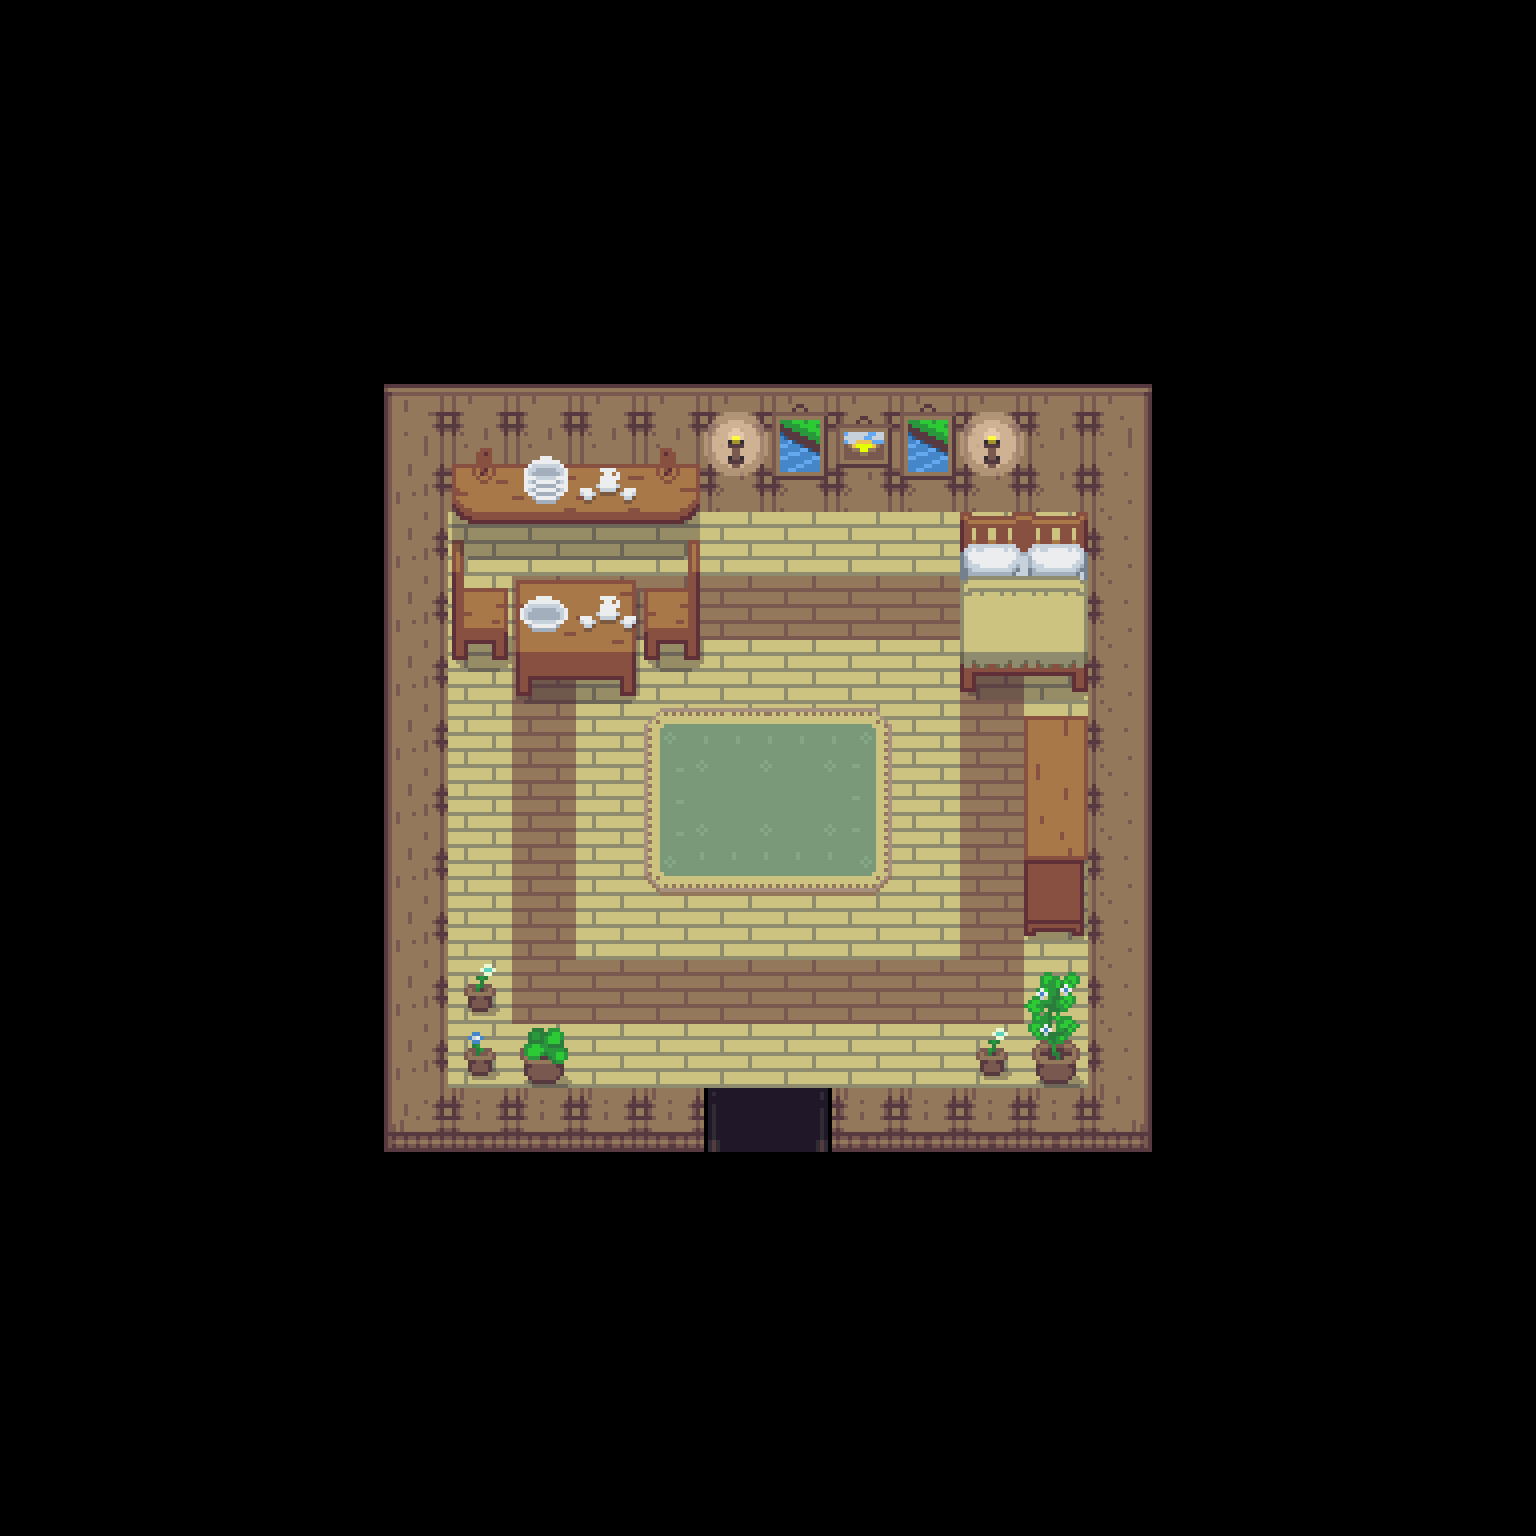

The image is a tile-based game level rendered from a .tmx file. Its description and complete source (layers, tilesets, objects, tile grids) follow:
An orthogonal 24x24 tile map with 64x64 px tiles, 3 tile layers (Tile Layer 1, Tile Layer 2, Tile Layer 3) and 19 objects (17x barrier, checkpoint, shifth).

<map version="1.2" tiledversion="1.3.5" orientation="orthogonal" renderorder="right-down" width="24" height="24" tilewidth="64" tileheight="64" infinite="0" nextlayerid="5" nextobjectid="39">
 <tileset firstgid="1" name="house" tilewidth="64" tileheight="64" tilecount="1000" columns="40">
  <image source="housex4.png" width="2560" height="1600" />
 </tileset>
 <layer id="1" name="Tile Layer 1" width="24" height="24">
  <data encoding="csv">
0,0,0,0,0,0,0,0,0,0,0,0,0,0,0,0,0,0,0,0,0,0,0,0,
0,0,0,0,0,0,0,0,0,0,0,0,0,0,0,0,0,0,0,0,0,0,0,0,
0,0,0,0,0,0,0,0,0,0,0,0,0,0,0,0,0,0,0,0,0,0,0,0,
0,0,0,0,0,0,0,0,0,0,0,0,0,0,0,0,0,0,0,0,0,0,0,0,
0,0,0,0,0,0,0,0,0,0,0,0,0,0,0,0,0,0,0,0,0,0,0,0,
0,0,0,0,0,0,0,0,0,0,0,0,0,0,0,0,0,0,0,0,0,0,0,0,
0,0,0,0,0,0,122,123,123,123,123,123,123,123,123,123,123,124,0,0,0,0,0,0,
0,0,0,0,0,0,162,163,163,163,163,163,163,163,163,163,163,164,0,0,0,0,0,0,
0,0,0,0,0,0,162,81,81,81,81,81,81,81,81,81,81,164,0,0,0,0,0,0,
0,0,0,0,0,0,162,81,41,41,41,41,41,41,41,41,81,164,0,0,0,0,0,0,
0,0,0,0,0,0,162,81,41,81,81,81,81,81,81,41,81,164,0,0,0,0,0,0,
0,0,0,0,0,0,162,81,41,81,81,81,81,81,81,41,81,164,0,0,0,0,0,0,
0,0,0,0,0,0,162,81,41,81,81,81,81,81,81,41,81,164,0,0,0,0,0,0,
0,0,0,0,0,0,162,81,41,81,81,81,81,81,81,41,81,164,0,0,0,0,0,0,
0,0,0,0,0,0,162,81,41,81,81,81,81,81,81,41,81,164,0,0,0,0,0,0,
0,0,0,0,0,0,162,81,41,41,41,41,41,41,41,41,81,164,0,0,0,0,0,0,
0,0,0,0,0,0,162,81,81,81,81,81,81,81,81,81,81,164,0,0,0,0,0,0,
0,0,0,0,0,0,202,203,203,203,203,603,604,203,203,203,203,204,0,0,0,0,0,0,
0,0,0,0,0,0,0,0,0,0,0,0,0,0,0,0,0,0,0,0,0,0,0,0,
0,0,0,0,0,0,0,0,0,0,0,0,0,0,0,0,0,0,0,0,0,0,0,0,
0,0,0,0,0,0,0,0,0,0,0,0,0,0,0,0,0,0,0,0,0,0,0,0,
0,0,0,0,0,0,0,0,0,0,0,0,0,0,0,0,0,0,0,0,0,0,0,0,
0,0,0,0,0,0,0,0,0,0,0,0,0,0,0,0,0,0,0,0,0,0,0,0,
0,0,0,0,0,0,0,0,0,0,0,0,0,0,0,0,0,0,0,0,0,0,0,0
</data>
 </layer>
 <layer id="2" name="Tile Layer 2" width="24" height="24">
  <data encoding="csv">
0,0,0,0,0,0,0,0,0,0,0,0,0,0,0,0,0,0,0,0,0,0,0,0,
0,0,0,0,0,0,0,0,0,0,0,0,0,0,0,0,0,0,0,0,0,0,0,0,
0,0,0,0,0,0,0,0,0,0,0,0,0,0,0,0,0,0,0,0,0,0,0,0,
0,0,0,0,0,0,0,0,0,0,0,0,0,0,0,0,0,0,0,0,0,0,0,0,
0,0,0,0,0,0,0,0,0,0,0,0,0,0,0,0,0,0,0,0,0,0,0,0,
0,0,0,0,0,0,0,0,0,0,0,0,0,0,0,0,0,0,0,0,0,0,0,0,
0,0,0,0,0,0,0,0,0,0,0,605,172,10,172,605,0,0,0,0,0,0,0,0,
0,0,0,0,0,0,0,295,296,296,297,645,212,50,212,645,0,0,0,0,0,0,0,0,
0,0,0,0,0,0,0,177,336,336,337,0,0,0,0,58,59,0,0,0,0,0,0,0,
0,0,0,0,0,0,0,217,51,53,219,0,0,0,0,98,99,0,0,0,0,0,0,0,
0,0,0,0,0,0,0,257,131,133,259,0,0,0,0,138,139,0,0,0,0,0,0,0,
0,0,0,0,0,0,0,0,0,0,281,282,282,283,0,0,487,0,0,0,0,0,0,0,
0,0,0,0,0,0,0,0,0,0,321,322,322,323,0,0,527,0,0,0,0,0,0,0,
0,0,0,0,0,0,0,0,0,0,361,362,362,363,0,0,567,0,0,0,0,0,0,0,
0,0,0,0,0,0,0,0,0,0,0,0,0,0,0,0,607,0,0,0,0,0,0,0,
0,0,0,0,0,0,0,412,0,0,0,0,0,0,0,0,0,0,0,0,0,0,0,0,
0,0,0,0,0,0,0,0,452,0,0,0,0,0,0,0,0,0,0,0,0,0,0,0,
0,0,0,0,0,0,0,0,0,0,0,0,0,0,0,0,0,0,0,0,0,0,0,0,
0,0,0,0,0,0,0,0,0,0,0,0,0,0,0,0,0,0,0,0,0,0,0,0,
0,0,0,0,0,0,0,0,0,0,0,0,0,0,0,0,0,0,0,0,0,0,0,0,
0,0,0,0,0,0,0,0,0,0,0,0,0,0,0,0,0,0,0,0,0,0,0,0,
0,0,0,0,0,0,0,0,0,0,0,0,0,0,0,0,0,0,0,0,0,0,0,0,
0,0,0,0,0,0,0,0,0,0,0,0,0,0,0,0,0,0,0,0,0,0,0,0,
0,0,0,0,0,0,0,0,0,0,0,0,0,0,0,0,0,0,0,0,0,0,0,0
</data>
 </layer>
 <layer id="3" name="Tile Layer 3" width="24" height="24">
  <data encoding="csv">
0,0,0,0,0,0,0,0,0,0,0,0,0,0,0,0,0,0,0,0,0,0,0,0,
0,0,0,0,0,0,0,0,0,0,0,0,0,0,0,0,0,0,0,0,0,0,0,0,
0,0,0,0,0,0,0,0,0,0,0,0,0,0,0,0,0,0,0,0,0,0,0,0,
0,0,0,0,0,0,0,0,0,0,0,0,0,0,0,0,0,0,0,0,0,0,0,0,
0,0,0,0,0,0,0,0,0,0,0,0,0,0,0,0,0,0,0,0,0,0,0,0,
0,0,0,0,0,0,0,0,0,0,0,0,0,0,0,0,0,0,0,0,0,0,0,0,
0,0,0,0,0,0,0,0,0,0,0,0,0,0,0,0,0,0,0,0,0,0,0,0,
0,0,0,0,0,0,0,0,329,330,0,0,0,0,0,0,0,0,0,0,0,0,0,0,
0,0,0,0,0,0,0,335,0,0,179,0,0,0,0,0,0,0,0,0,0,0,0,0,
0,0,0,0,0,0,0,0,252,330,0,0,0,0,0,0,0,0,0,0,0,0,0,0,
0,0,0,0,0,0,0,0,0,0,0,0,0,0,0,0,0,0,0,0,0,0,0,0,
0,0,0,0,0,0,0,0,0,0,0,0,0,0,0,0,0,0,0,0,0,0,0,0,
0,0,0,0,0,0,0,0,0,0,0,0,0,0,0,0,0,0,0,0,0,0,0,0,
0,0,0,0,0,455,0,0,0,0,0,0,0,0,0,0,0,0,0,0,0,0,0,0,
0,0,0,0,0,0,0,0,0,0,0,0,0,0,0,0,0,0,0,0,0,0,0,0,
0,0,0,0,0,0,0,0,0,0,0,0,0,0,0,0,489,0,0,0,0,0,0,0,
0,0,0,0,0,0,0,490,0,0,0,0,0,0,0,412,529,0,0,0,0,0,0,0,
0,0,0,0,0,0,0,0,0,0,0,0,0,0,0,0,0,0,0,0,0,0,0,0,
0,0,0,0,0,0,0,0,0,0,0,0,0,0,0,0,0,0,0,0,0,0,0,0,
0,0,0,0,0,0,0,0,0,0,0,0,0,0,0,0,0,0,0,0,0,0,0,0,
0,0,0,0,0,0,0,0,0,0,0,0,0,0,0,0,0,0,0,0,0,0,0,0,
0,0,0,0,0,0,0,0,0,0,0,0,0,0,0,0,0,0,0,0,0,0,0,0,
0,0,0,0,0,0,0,0,0,0,0,0,0,0,0,0,0,0,0,0,0,0,0,0,
0,0,0,0,0,0,0,0,0,0,0,0,0,0,0,0,0,0,0,0,0,0,0,0
</data>
 </layer>
 <objectgroup id="4" name="Object Layer 1">
  <object id="20" name="barrier" x="384" y="384" width="64" height="768" />
  <object id="21" name="barrier" x="1088" y="384" width="64" height="768" />
  <object id="22" name="barrier" x="832" y="1088" width="256" height="64" />
  <object id="23" name="barrier" x="448" y="1088" width="256" height="64" />
  <object id="24" name="barrier" x="448" y="1040" width="121" height="48" />
  <object id="25" name="barrier" x="464" y="960" width="35" height="53" />
  <object id="26" name="barrier" x="1024" y="976" width="64" height="112" />
  <object id="27" name="barrier" x="1024" y="720" width="64" height="208" />
  <object id="28" name="barrier" x="977" y="1047" width="32" height="32" />
  <object id="29" name="barrier" x="960" y="512" width="128" height="176" />
  <object id="30" name="barrier" x="512" y="576" width="128" height="112" />
  <object id="31" name="barrier" x="640" y="544" width="64" height="112" />
  <object id="32" name="barrier" x="448" y="544" width="64" height="112" />
  <object id="33" name="barrier" x="448" y="384" width="640" height="128" />
  <object id="34" name="checkpoint" x="735" y="1088" width="64" height="64">
   <properties>
    <property name="n" type="int" value="2" />
   </properties>
  </object>
  <object id="35" name="barrier" x="528" y="1024" width="37" height="16" />
  <object id="36" name="barrier" x="987" y="1022" width="23" height="24" />
  <object id="37" name="shifth" x="704" y="1144" width="128" height="8">
   <properties>
    <property name="fromlvl" type="int" value="3" />
    <property name="newn" type="int" value="6" />
    <property name="tolvl" type="int" value="1" />
   </properties>
  </object>
  <object id="38" name="barrier" x="704" y="1153" width="128" height="63" />
 </objectgroup>
</map>
